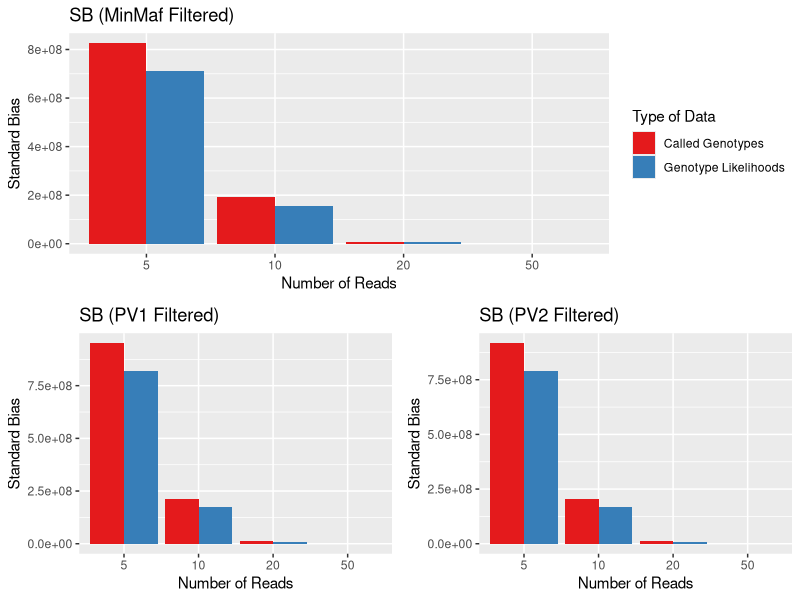
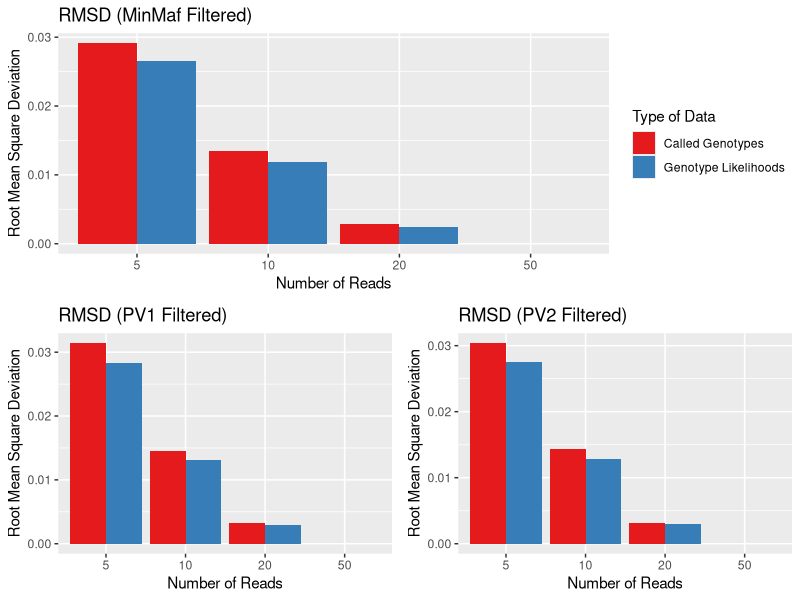

The R script that drew these images, in order:
#!/usr/bin/Rscript

#FileName: Calculating_ComparisonStatistics.R
#Author: "Emma Fox (e.fox16@imperial.ac.uk)"
#Combines all data into a data frame of shared points. 
#Calculates a root mean square and and standard deviation comparison for each SNP pair
#which is then summed for all pairs to give the final measure. 

##IMPORTS
require(ggplot2)
require(gridExtra)
require(grid)
require(RColorBrewer)

#Put measures in data frame
MinMafDF<-data.frame(NumReads=c(50, 20, 20, 10, 10, 5, 5),
                     DataType=c("Genotype Likelihoods", "Called Genotypes", "Genotype Likelihoods", 
                                "Called Genotypes", "Genotype Likelihoods", 
                                "Called Genotypes", "Genotype Likelihoods"),
                     SB=c(64.243,8.95181e6,7.27899e6,1.91698e8,1.53388e8,8.2578e8,7.1185e8),
                     RMSD=c(0,0.002828,0.002449,0.013490,0.011916,0.029120,0.026476))
MinMafDF$NumReads<-as.factor(MinMafDF$NumReads)

PV1DF<-data.frame(NumReads=c(50, 20, 20, 10, 10, 5, 5),
                     DataType=c("Genotype Likelihoods", "Called Genotypes", "Genotype Likelihoods", 
                                "Called Genotypes", "Genotype Likelihoods", 
                                "Called Genotypes", "Genotype Likelihoods"),
                     SB=c(-12.0437,1.12786e7,9.18985e6,2.11603e8,1.72894e8,9.5144e8,8.20193e8),
                     RMSD=c(2.01640e-7,0.003316,0.003000,0.014560,0.013076,0.031400,0.028372))
PV1DF$NumReads<-as.factor(PV1DF$NumReads)

PV2DF<-data.frame(NumReads=c(50, 20, 20, 10, 10, 5, 5),
                     DataType=c("Genotype Likelihoods", "Called Genotypes", "Genotype Likelihoods", 
                                "Called Genotypes", "Genotype Likelihoods", 
                                "Called Genotypes", "Genotype Likelihoods"),
                     SB=c(-10.7276,1.09696e7,8.8722e6,2.0658e8,1.68348e8,9.16982e8,7.89493e8),
                     RMSD=c(2.11698e-7,0.003162,0.003000,0.014282,0.012806,0.030364,0.027477))
PV2DF$NumReads<-as.factor(PV2DF$NumReads)
#Plot the data
PlotSB<-function(ResultFrame, GraphName){
  ggplot(data=ResultFrame, aes(x=NumReads, y=SB, fill=DataType)) + 
    geom_bar(stat="identity", position = position_dodge()) +
    scale_x_discrete(limits = ResultFrame$DataNames) +
    scale_fill_brewer(palette = "Set1") +
    labs(title=GraphName,
         x="Number of Reads", y="Standard Bias", fill="Type of Data")
}

PlotRMSD<-function(ResultFrame, GraphName){
  PlotRMSD<-ggplot(data=ResultFrame, aes(x=NumReads, y=RMSD, fill=DataType)) +
    geom_bar(stat="identity", position = position_dodge()) +
    scale_x_discrete(limits = ResultFrame$DataNames) +
    scale_fill_brewer(palette = "Set1") +
    labs(title=GraphName,
         x="Number of Reads", y="Root Mean Square Deviation", fill="Type of Data")
}

SB_MinMaf<-PlotSB(MinMafDF, "SB (MinMaf Filtered)")
SB_PV1<-PlotSB(PV1DF, "SB (PV1 Filtered)") + guides(fill=FALSE)
SB_PV2<-PlotSB(PV2DF, "SB (PV2 Filtered)") + guides(fill=FALSE)

RMSD_MinMaf<-PlotRMSD(MinMafDF, "RMSD (MinMaf Filtered)")
RMSD_PV1<-PlotRMSD(PV1DF, "RMSD (PV1 Filtered)") + guides(fill=FALSE)
RMSD_PV2<-PlotRMSD(PV2DF, "RMSD (PV2 Filtered)") + guides(fill=FALSE)

#Save to pdf
pdf("SB.pdf")
#Create a new page for the graphs
grid.newpage()
#set layout
pushViewport(viewport(layout = grid.layout(2, 2)))
#create a function to assign plots to places in the layout
PlotPos <- function(x, y) viewport(layout.pos.row = x, layout.pos.col = y)
#Print each graph in the right position
print(SB_MinMaf, vp = PlotPos(1, 1:2))
print(SB_PV1, vp = PlotPos(2, 1))
print(SB_PV2, vp = PlotPos(2, 2))
dev.off()

pdf("RMSD.pdf")
#Create a new page for the graphs
grid.newpage()
#set layout
pushViewport(viewport(layout = grid.layout(2, 2)))
#create a function to assign plots to places in the layout
PlotPos <- function(x, y) viewport(layout.pos.row = x, layout.pos.col = y)
#Print each graph in the right position
print(RMSD_MinMaf, vp = PlotPos(1, 1:2))
print(RMSD_PV1, vp = PlotPos(2, 1))
print(RMSD_PV2, vp = PlotPos(2, 2))
dev.off()
